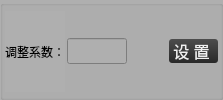
                  <widget class="QGroupBox" name="groupBox_12">
                   <property name="styleSheet">
                    <string notr="true">background-color: rgb(175, 175, 175);</string>
                   </property>
                   <property name="title">
                    <string/>
                   </property>
                   <layout class="QHBoxLayout" name="horizontalLayout_60">
                    <property name="spacing">
                     <number>2</number>
                    </property>
                    <property name="leftMargin">
                     <number>2</number>
                    </property>
                    <property name="topMargin">
                     <number>5</number>
                    </property>
                    <property name="rightMargin">
                     <number>2</number>
                    </property>
                    <property name="bottomMargin">
                     <number>5</number>
                    </property>
                    <item>
                     <widget class="QLabel" name="label_38">
                      <property name="styleSheet">
                       <string notr="true">font: 10pt &quot;微软雅黑&quot;;</string>
                      </property>
                      <property name="text">
                       <string>调整系数：</string>
                      </property>
                     </widget>
                    </item>
                    <item>
                     <widget class="KLineEditKb" name="lineEdit_qzprobRatio">
                      <property name="sizePolicy">
                       <sizepolicy hsizetype="Preferred" vsizetype="Fixed">
                        <horstretch>0</horstretch>
                        <verstretch>0</verstretch>
                       </sizepolicy>
                      </property>
                      <property name="maximumSize">
                       <size>
                        <width>60</width>
                        <height>16777215</height>
                       </size>
                      </property>
                      <property name="font">
                       <font>
                        <family>微软雅黑</family>
                        <pointsize>10</pointsize>
                       </font>
                      </property>
                     </widget>
                    </item>
                    <item>
                     <spacer name="horizontalSpacer_62">
                      <property name="orientation">
                       <enum>Qt::Horizontal</enum>
                      </property>
                      <property name="sizeHint" stdset="0">
                       <size>
                        <width>40</width>
                        <height>20</height>
                       </size>
                      </property>
                     </spacer>
                    </item>
                    <item>
                     <widget class="QPushButton" name="pushButton_qzprobRatio">
                      <property name="font">
                       <font>
                        <family>微软雅黑</family>
                        <pointsize>12</pointsize>
                       </font>
                      </property>
                      <property name="styleSheet">
                       <string notr="true">QPushButton#pushButton_qzprobRatio{
	border-style: none;
	border: 0px;
	color: #F0F0F0;
	padding: 0px;	
	min-height: 16px;
	border-radius:3px;
	background: qlineargradient(spread:pad, x1:0, y1:0, x2:0, y2:1, stop:0 #4D4D4D, stop:1 #292929); 
}

QPushButton#pushButton_qzprobRatio:hover{ 
	background: qlineargradient(spread:pad, x1:0, y1:0, x2:0, y2:1, stop:0 #636363, stop:1 #575757);
}

QPushButton#pushButton_qzprobRatio:pressed{ 
	background: qlineargradient(spread:pad, x1:0, y1:0, x2:0, y2:1, stop:0 #4D4D4D, stop:1 #292929);
}</string>
                      </property>
                      <property name="text">
                       <string> 设 置  </string>
                      </property>
                     </widget>
                    </item>
                   </layout>
                  </widget>
